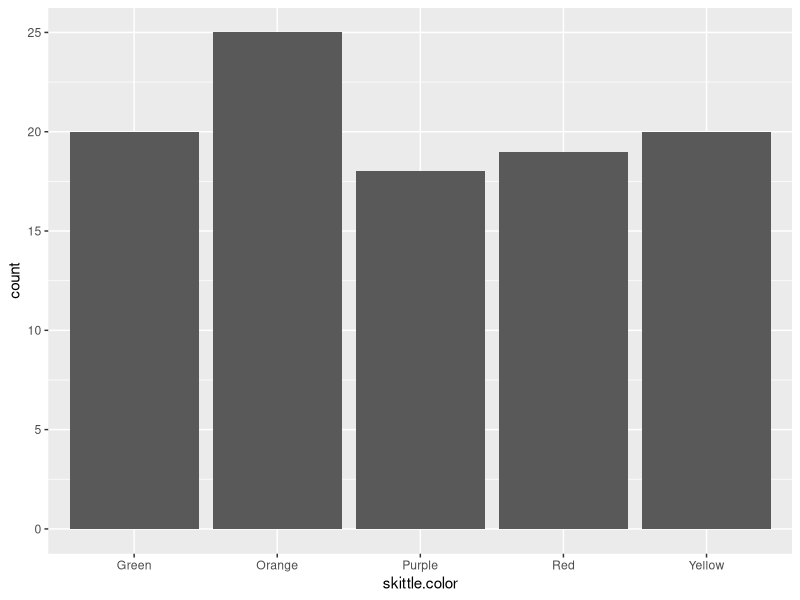

This chart was generated by the following R code:
library("ggplot2")

skittles <- data.frame(skittle.color = c("Purple", "Green", "Red", "Yellow", "Orange"),
    count = c(18, 20, 19, 20, 25))

#Bar Plot
ggplot(skittles, aes(skittle.color, count)) + geom_col()
skittle.bar<- ggplot(skittles, aes(x="", y=count, fill=skittle.color))+
  geom_bar(width = 1, stat = "identity") 

#Pie Chart
skittle.pie <- skittle.bar + coord_polar("y", start=0) + scale_fill_manual(values=c("green", "orange", "purple", "red", "yellow"))
